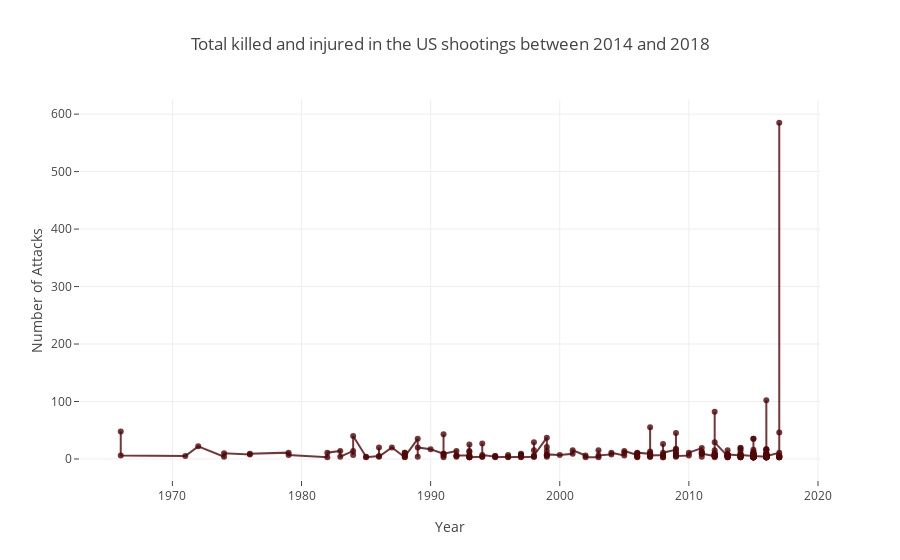

Notebook cell for this chart:
### Markdown cell above
### Graphs in preparation of Assignment part 2

### Code cell
# Creating trace to show the number of victims killed and injured until 2017
trace = go.Scatter(x = df['Year'],
                   y = df['Total victims'],
                   mode = "lines+markers",
                   marker = dict(color = 'rgba(80, 6, 8, 0.8)'))

data = [trace]
layout = dict(title = 'Total killed and injured in the US shootings between 2014 and 2018',
              xaxis= dict(title= 'Year',ticklen= 5,zeroline= False),
              yaxis= dict(title= 'Number of Attacks',ticklen= 5,zeroline= False))
fig = dict(data = data, layout = layout)
iplot(fig)

### Figure 1 — Plotly figure (JSON) as saved in the notebook; plotly's stock layout.template omitted (floating-point values rounded to 4 significant figures; data arrays with more than 128 entries replaced by an {"elided": "..."} marker saying what was removed)
{"data": [{"marker": {"color": "rgba(80, 6, 8, 0.8)"}, "mode": "lines+markers", "type": "scatter", "uid": "8a62887d-9dc0-47b3-910e-057cae69d25c", "x": {"elided": "323 str values"}, "y": {"elided": "323 int values"}}], "layout": {"title": "Total killed and injured in the US shootings between 2014 and 2018", "xaxis": {"ticklen": 5, "title": "Year", "zeroline": false}, "yaxis": {"ticklen": 5, "title": "Number of Attacks", "zeroline": false}}}
